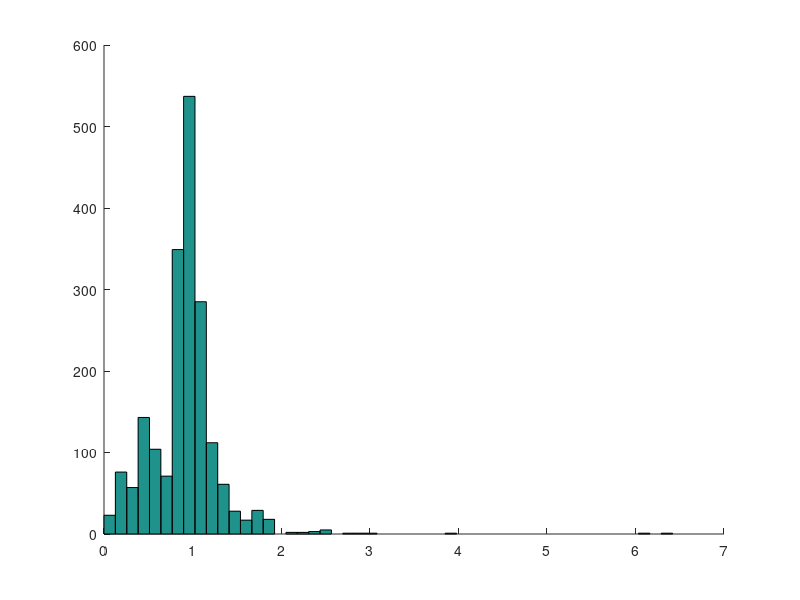
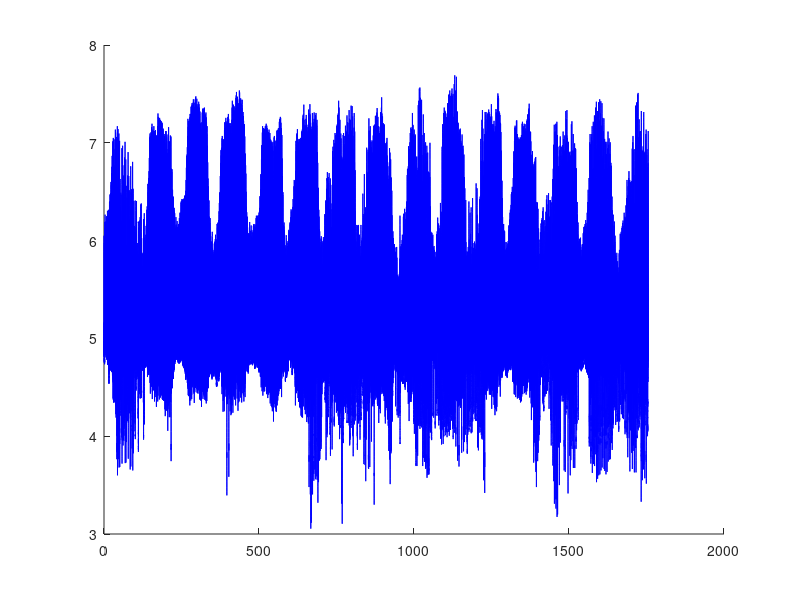
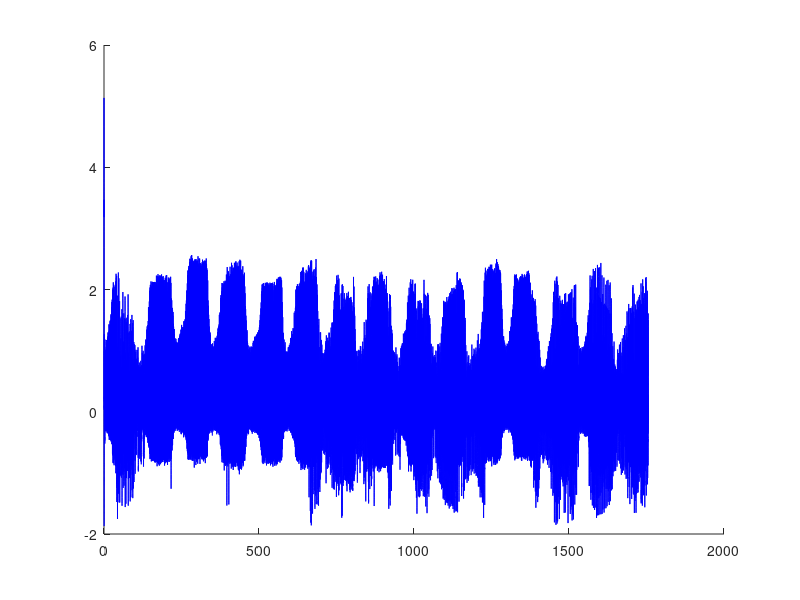
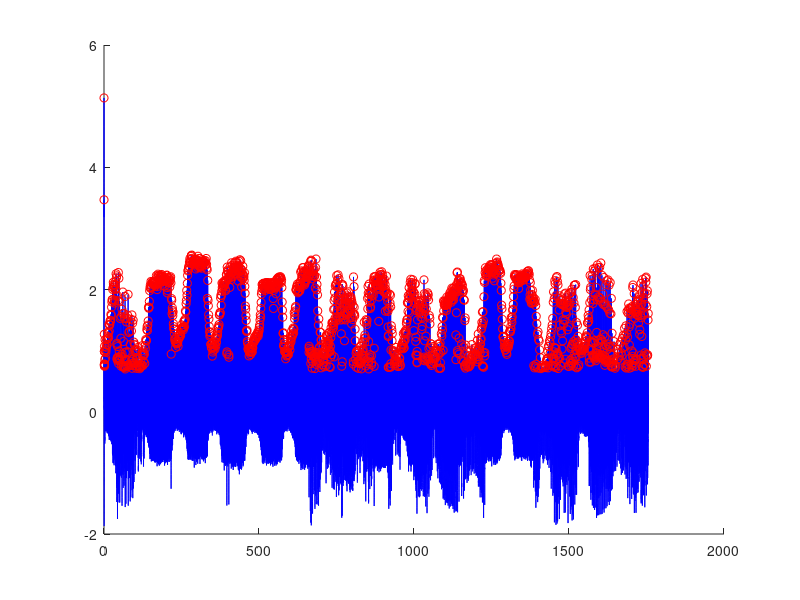

MATLAB code for these plots, in order:
load('106m.mat')

%% Rescaling and time

% val = val(1500:end); %cutting out the first bit of noise

sampleRate = 1/360;
mvScaling = 1/200;  %rescaling for 200mv
ecg = mvScaling * val(1,:); % scale down for detection
numVals = length(val);
sampleTime = 0.002777777778;

rThreshold = 0.7;
ptThresholdLow = 0.2;
ptThresholdHigh = 0.7;



time = sampleRate:sampleRate:(numVals*sampleTime);
time = time(1:length(ecg));
time = sampleRate:sampleRate:(sampleRate*length(ecg));


% bandpass filter
[B, A] = butter(4, [0.5/180 40/180]);   % bandpass frequencesi at 1 Hz and 40 Hz

freqEcg = filter(B,A,ecg);

%% detection QRS complexes and R waves

qrsThreshold = freqEcg > rThreshold;
qrsValid = zeros(1, length(qrsThreshold));

ptThreshold = freqEcg > ptThresholdLow & freqEcg < ptThresholdHigh;
ptValid = zeros(1, length(ptThreshold));

for i = 2:length(qrsThreshold) - 1
    if (qrsThreshold(i) == 1)
        slope1 = freqEcg(i) - freqEcg(i-1);
        slope2 = freqEcg(i+1) - freqEcg(i);
        if slope1 > 0 && slope2 < 0
            qrsValid(i) = 1;
        end
    end
end

%% All non R waves

for i = 2:length(ptThreshold) - 1
    if (ptThreshold(i) == 1)
        slope1 = freqEcg(i) - freqEcg(i-1);
        slope2 = freqEcg(i+1) - freqEcg(i);
        if slope1 > 0 && slope2 < 0
            ptValid(i) = 1;
        end
    end
end

ptWaves = find(ptValid);

hold on
rWaves = find(qrsValid);
tWavesValid = zeros(1, length(qrsThreshold));

%% Identifying T waves

for i = 1:length(rWaves)-1
    display(rWaves(i))
    validPTWaves = find(ptValid(rWaves(i) + 1:rWaves(i+1) - 1))
    if length(validPTWaves) >= 1
        tWavesValid(rWaves(i) + validPTWaves(1))= 1;
    end
end

tWaves = find(tWavesValid);

%% RR intervals

rrIntervals = zeros(1, length(rWaves) - 1);

for i = 1:length(rrIntervals) - 1
    rrIntervals(i) = time(rWaves(i + 1)) - time(rWaves(i));
end

%% Histogram plot

figure(1)
hist(rrIntervals, 50)

%% premature interval: 0.2 to 0.6 seconds

premIntLow = 0.2;
premIntHigh = 0.6;

prematureRWaves = zeros(1, length(rWaves) - 1);

for i = 1:length(rWaves) - 1
    timeInt = time(rWaves(i + 1)) - time(rWaves(i));
    if timeInt >= 0.3 && timeInt <= 0.7
        prematureRWaves(i+1) = 1;
    end
end

validPrematureRWaves = rWaves(find(prematureRWaves));

firstPrematureContraction = validPrematureRWaves(22)

leftRightTimeRange = 4 / sampleTime

%% Rest of the plots

figure(2)
hold on
plot(time, ecg,'b');

figure(3)
hold on
plot(time,freqEcg,'b');


figure(4)
hold on
plot(time,freqEcg,'b');
plot(time(rWaves), freqEcg(rWaves), 'or');

figure(5)
hold on
plot(time,freqEcg,'b');
plot(time(rWaves), freqEcg(rWaves), 'or');
plot(time(tWaves), freqEcg(tWaves), 'og');
plot(time(validPrematureRWaves), freqEcg(validPrematureRWaves), 'xb');

figure(6)
hold on
plot(time(firstPrematureContraction - leftRightTimeRange:firstPrematureContraction + leftRightTimeRange) ,freqEcg(firstPrematureContraction - leftRightTimeRange:firstPrematureContraction + leftRightTimeRange)*200,'b');
plot(time(rWaves), freqEcg(rWaves)*200, 'or');
plot(time(tWaves), freqEcg(tWaves)*200, 'og');
plot(time(validPrematureRWaves), freqEcg(validPrematureRWaves)*200, 'xk');